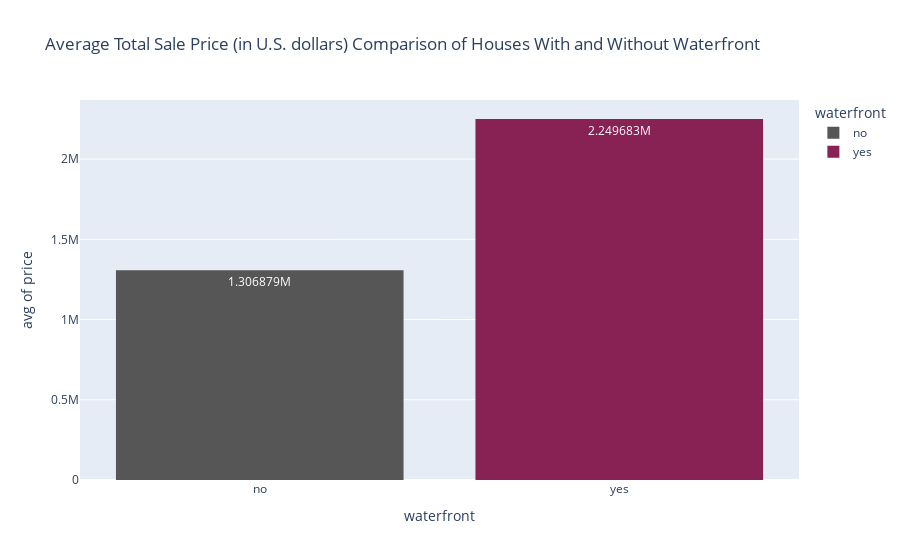

Here is the notebook cell this chart was saved with:
### Code cell
avg_price_and_water_front = px.histogram(df_sorted_sell, x= "waterfront", y= "price" , color="waterfront",  color_discrete_sequence = (['#565656'],["rgb(136,34,85)"]),histfunc="avg", text_auto=True, title="Average Total Sale Price (in U.S. dollars) Comparison of Houses With and Without Waterfront")
avg_price_and_water_front.show()

### Figure 1 — Plotly figure (JSON) as saved in the notebook; plotly's stock layout.template omitted (floating-point values rounded to 4 significant figures; data arrays with more than 128 entries replaced by an {"elided": "..."} marker saying what was removed)
{"data": [{"alignmentgroup": "True", "bingroup": "x", "histfunc": "avg", "hovertemplate": "waterfront=%{x}<br>avg of price=%{y}<extra></extra>", "legendgroup": "no", "marker": {"color": ["#565656"], "pattern": {"shape": ""}}, "name": "no", "offsetgroup": "no", "orientation": "v", "showlegend": true, "texttemplate": "%{value}", "type": "histogram", "x": {"elided": "1465 str values"}, "xaxis": "x", "y": {"elided": "1465 int values"}, "yaxis": "y"}, {"alignmentgroup": "True", "bingroup": "x", "histfunc": "avg", "hovertemplate": "waterfront=%{x}<br>avg of price=%{y}<extra></extra>", "legendgroup": "yes", "marker": {"color": ["rgb(136,34,85)"], "pattern": {"shape": ""}}, "name": "yes", "offsetgroup": "yes", "orientation": "v", "showlegend": true, "texttemplate": "%{value}", "type": "histogram", "x": ["yes", "yes", "yes", "yes", "yes", "yes", "yes", "yes", "yes", "yes", "yes", "yes", "yes", "yes", "yes", "yes", "yes", "yes", "yes", "yes", "yes", "yes", "yes", "yes", "yes", "yes", "yes", "yes", "yes", "yes", "yes", "yes", "yes", "yes", "yes", "yes", "yes", "yes", "yes", "yes", "yes", "yes", "yes", "yes", "yes", "yes", "yes", "yes", "yes", "yes", "yes", "yes", "yes", "yes", "yes", "yes", "yes", "yes", "yes", "yes", "yes", "yes", "yes", "yes", "yes", "yes", "yes", "yes", "yes", "yes", "yes", "yes", "yes", "yes", "yes", "yes", "yes", "yes", "yes", "yes", "yes", "yes"], "xaxis": "x", "y": [7060000, 5300000, 5110000, 4670000, 4500000, 3850000, 3650000, 3640000, 3600000, 3570000, 3400000, 3400000, 3300000, 3280000, 3200000, 3120000, 3100000, 3080000, 3070000, 3000000, 3000000, 2900000, 2750000, 2700000, 2600000, 2600000, 2560000, 2510000, 2490000, 2400000, 2300000, 2230000, 2230000, 2200000, 2200000, 2130000, 2050000, 2000000, 2000000, 1960000, 1900000, 1900000, 1850000, 1850000, 1800000, 1800000, 1710000, 1700000, 1700000, 1680000, 1660000, 1650000, 1640000, 1610000, 1600000, 1600000, 1600000, 1580000, 1570000, 1400000, 1380000, 1370000, 1350000, 1340000, 1340000, 1310000, 1300000, 1250000, 1230000, 1200000, 1200000, 1190000, 1180000, 1160000, 1150000, 1100000, 1000000, 999000, 995000, 985000, 975000, 960000], "yaxis": "y"}], "layout": {"barmode": "relative", "legend": {"title": {"text": "waterfront"}, "tracegroupgap": 0}, "title": {"text": "Average Total Sale Price (in U.S. dollars) Comparison of Houses With and Without Waterfront"}, "xaxis": {"anchor": "y", "categoryarray": ["no", "yes"], "categoryorder": "array", "domain": [0, 1], "title": {"text": "waterfront"}}, "yaxis": {"anchor": "x", "domain": [0, 1], "title": {"text": "avg of price"}}}}
